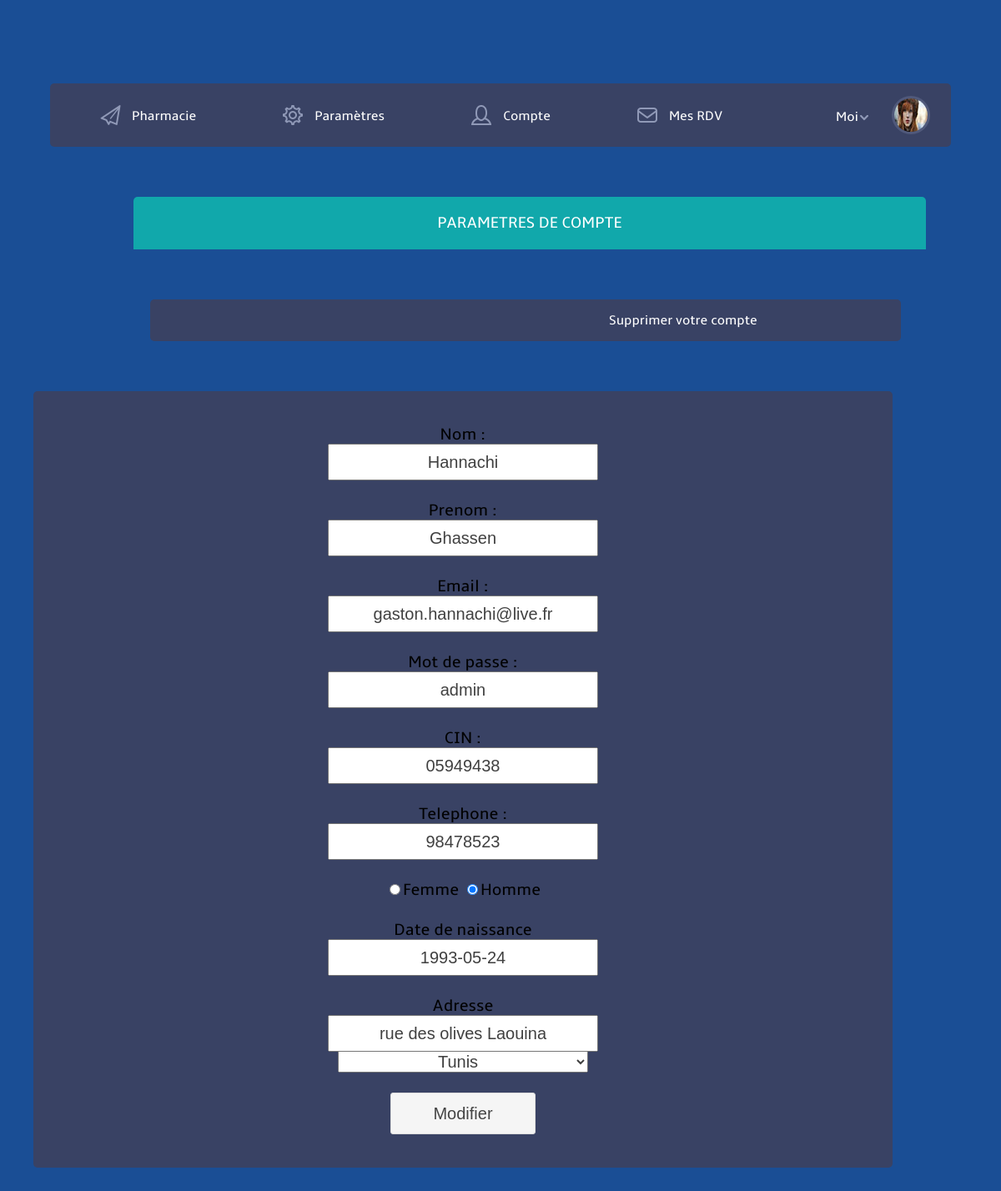
The page /Patient/parametres.php?id=1 (signed in) on the database its author committed.
### tables this page shows
CREATE TABLE IF NOT EXISTS `patients` (
  `id_patient` int(11) NOT NULL AUTO_INCREMENT,
  `nom` varchar(30) NOT NULL,
  `prenom` varchar(30) NOT NULL,
  `email` varchar(30) NOT NULL,
  `mdp` varchar(8) NOT NULL,
  `cin` varchar(8) NOT NULL,
  `telephone` varchar(8) NOT NULL,
  `sexe` varchar(5) NOT NULL,
  `date_naissance` varchar(10) NOT NULL,
  `rue` varchar(300) NOT NULL,
  `gouvernorat` varchar(30) NOT NULL,
  `bonus` int(11) NOT NULL,
  `etat` int(11) NOT NULL,
  `guide_test` int(11) NOT NULL DEFAULT '0',
  PRIMARY KEY (`id_patient`),
  UNIQUE KEY `email` (`email`,`cin`)
);

### Patient/parametres.php (the view, shortened to what this page needs)
<?php
if(isset($_SESSION['login_patient']) && isset($_SESSION['mdp_patient'])){
?>
<?php
$id=$_GET['id'];
$requete="SELECT * FROM `patients` WHERE id_patient='$id' ";
$resultat=mysql_query($requete);
?>
<!DOCTYPE HTML>
<head>
<link href="./css/style.css" rel="stylesheet" type="text/css" media="all"/>
<link href="./css/nav.css" rel="stylesheet" type="text/css" media="all"/>
  <link rel="stylesheet" href="./css/clndr.css" type="text/css" />
</head>
<?php while($ligne=mysql_fetch_array($resultat)){?>
<body>
	    <div class="wrap">
	      <div class="header">
	      	  <div class="header_top">
					  <div class="menu">
							<ul class="nav">
                            	<li><a href="../Portail_pharmacie/index.php"  target="_blank" ><i><img src="./images/invites.png" alt="" /></i>Pharmacie</a></li>
								<li><a href="parametres.php?id=<?php echo $ligne['id_patient'];?>"><i><img src="./images/settings.png" alt="" /></i>Paramètres</a></li>
								<li><a href="profile.php?id=<?php echo $ligne['id_patient'];?>"><i><img src="./images/user.png" alt="" /></i>Compte</a></li>
								<li><a href="rdv.php?id=<?php echo $ligne['id_patient'];?>"><i><img src="./images/mail.png" alt="" /></i>Mes RDV</a></li>
						    </ul>
				        </div>
					  <div class="profile_details">
				    		   <div id="loginContainer">
				                  <a id="loginButton" class=""><span>Moi</span></a>
				            </div>
				             <div class="profile_img">
				             	<a href="#"><img src="./images/petit.jpg" alt="" />	</a>
				             </div>
					    </div>
				   </div>
			</div>
	</div>
	<div class="parametre_compte">
	<h3>Parametres de compte</h3>
	</div></br></br></br>
	<div class="gh_compte_supprimer">
	<a href="supprimer_profile.php?id=<?php echo $ligne['id_patient'];?>">Supprimer votre compte</a>
	</div>
	 <center>
	 <div class="gh_compte_modifier">
   <form method="post" action="modifier_profile.php?id=<?php echo $ligne['id_patient'];?>" name="parametres_patient">
            <label>Nom : <input type="text" name="nom" id="nom" value="<?php echo $ligne['nom'];?>" placeholder="Nom de famille" required/></label></br>
			<label>Prenom : <input type="text" name="prenom" id="prenom" value="<?php echo $ligne['prenom'];?>" placeholder="Prénom" required/></label></br>
			<label>Email : <input type="text" name="email" id="email" value="<?php echo $ligne['email'];?>" placeholder="Votre email" required/></label></br>
			<label>Mot de passe : <input type="text" name="password" id="password" value="<?php echo $ligne['mdp'];?>" placeholder="Votre mot de passe" required/></label></br>
			<label>CIN : <input type="text" name="cin" id="cin" value="<?php echo $ligne['cin'];?>" placeholder="Votre CIN"/ required></label></br>
			<label>Telephone : <input type="text" name="tel" id="tel" value="<?php echo $ligne['telephone'];?>" placeholder="Votre téléphone"required/></label></br>
			<center>
			<label> <input type="radio" name="sexe" id="sexe" value="Femme" <?php if($ligne['sexe']=="Femme")echo 'checked="checked"';?>/>Femme</label>
            <label> <input type="radio" name="sexe" id="sexe" value="Homme" <?php if($ligne['sexe']=="Homme")echo 'checked="checked"';?>/>Homme</label></br></br>
			</center>
			<label>Date de naissance</br>
			<input type="text" name="date" id="date" value="<?php echo $ligne['date_naissance'];?>" placeholder="Votre date de naissance" required/></label>
			<label>Adresse</br>
			<input type="text" name="rue" id="rue" value="<?php echo $ligne['rue'];?>" placeholder="Rue" required/></label>
			<select name="ville" id="ville" ><option value="Tunis"<?php if($ligne['gouvernorat']=="Tunis")echo "selected";?>>Tunis</option></select>
			<center>
			<input id="modifier" type="submit" value="Modifier" /></br></center>
   </form>
</div>
	    </center>
</body>
</html>
<?php   }  ?>
<?php
}
else
{
header('refresh:1; URL= ../index.php');
}
?>

### Patient/css/style.css (style rules this page uses)
html,body,div,span,applet,object,iframe,h1,h2,h3,h4,h5,h6,p,blockquote,pre,a,abbr,acronym,address,big,cite,code,del,dfn,em,img,ins,kbd,q,s,samp,small,strike,strong,sub,sup,tt,var,b,u,i,dl,dt,dd,ol,nav ul,nav li,fieldset,form,label,legend,table,caption,tbody,tfoot,thead,tr,th,td,article,aside,canvas,details,embed,figure,figcaption,footer,header,hgroup,menu,nav,output,ruby,section,summary,time,mark,audio,video { margin:0;padding:0;border:0;font-size:100%;font:inherit;vertical-align:baseline; }
ol,ul { list-style:none;margin:0;padding:0; }
a { text-decoration:none; }
img { max-width:100%; }
body { font-family: 'ambleregular'; background: #1A4E95; margin:100px 0; }
.wrap { width:80%; margin:0 auto; transition:all .2s linear; -moz-transition:all .2s linear; -webkit-transition:all .2s linear; -o-transition:all .2s linear; -ms-transition:all .2s linear; }
.header_top { background:#394264; border-radius:5px; -webkit-border-radius:5px; -moz-border-radius:5px; -o-border-radius:5px; position:relative; }
.profile_details { float:right; margin: 15px 25px; }
#loginContainer { position:relative; float:left; padding-right:10px; padding-top:15px; }
#loginButton { display:inline-block; position:relative; z-index:30; cursor:pointer; }
#loginButton span { color:#FFF; font-size:1em; background:url(../images/loginArrow.png) no-repeat 26px 8px; display:block; padding: 0 30px 0 0; font-family: 'ambleregular'; }
.profile_img { float:right; }
.profile_img img { display:block; border-radius:3em; -webkit-border-radius:3em; -moz-border-radius:3em; -o-border-radius:3em; border:3px solid #50597b; }
@media only screen and (max-width: 1600px) { .gh_compte_supprimer { background:none repeat scroll 0% 0% #394264; height:50px; border-radius:5px; position:relative; width:900px; left:180px; } }
@media only screen and (max-width: 1600px) { .gh_compte_supprimer a { position:relative; left:550px; top:15px; color:white; } }
@media only screen and (max-width: 1600px) { .gh_compte_modifier { background:none repeat scroll 0% 0% #394264; width: 950px; border-radius:5px; padding: 40px; font-size: 20px; position:relative; left:-45px; } }
@media only screen and (max-width: 1600px) { .gh_compte_modifier #d_profile,#nom,#prenom,#email,#password,#date,#ville,#cin,#tel,#rue { margin-top: -1px; display: block; padding: 0px 10px; color: rgb(64, 64, 64); line-height: 2; font-size: 20px; text-align: center; overflow: hidden; text-overflow: ellipsis; white-space: nowrap; -moz-box-sizing: border-box; width:300px; } }
@media only screen and (max-width: 1600px) { .gh_compte_modifier #modifier { display: inline-block; text-align: center; color: rgb(68, 68, 68); font-size:20px; font-weight: 400; height: 50px; padding: 0px 50px; line-height: 36px; border-radius: 3px; border: 1px solid rgb(220, 220, 220); background-color: rgb(245, 245, 245); min-width: 46px; } }
@media only screen and (max-width: 1600px) { .mesrdv h3 ,.parametre_compte h3 ,.recherchemedecin h3 , .listemedecin h3 , .profilemedecin h3 ,.rechercheassociation h3 ,.listeassociation h3 ,.profileassociation h3 ,.modifagenda h3,.ajouagenda h3,.myagenda h3, .rechercheeve h3 ,.listeeve h3 ,.recherchearticle h3 ,.listearticle h3 ,.showarticle h3,.myprofile h3 { color: #FFF; font-size: 1.2em; text-transform: uppercase; padding:20px 0; text-align: center; background: #11a8ab; border-radius:5px; -webkit-border-radius:5px 5px 0 0; -moz-border-radius:5px 5px 0 0; -o-border-radius:5px 5px 0 0; width:950px; position:relative; left:160px; } }

### Patient/css/nav.css (style rules this page uses)
.menu { float:left; z-index: 1; }
.menu ul { margin-left:6px; }
.menu li { float:left; }
.menu li a { color:#FFF; font-size:1em; padding:22px 50px; display: block; text-align:center; color:#FFF; -webkit-transition: all 0.5s ease-in-out; -moz-transition: all 0.5s ease-in-out; -o-transition: all 0.5s ease-in-out; transition: all 0.5s ease-in-out; position:relative; }
.menu li i img { margin-bottom:-10px; margin-right:10px; }
.nav:before, .nav:after { content: " "; display: table; }
.nav:after { clear: both; }
.nav > li > a { display: block; }

### rows shown on the page
patients: nom "Hannachi", prenom "Ghassen", email "gaston.hannachi@live.fr", password "admin", cin "05949438", tel "98478523", sexe "☐ Femme", sexe "☑ Homme", date "1993-05-24", rue "rue des olives Laouina", ville "Tunis"
